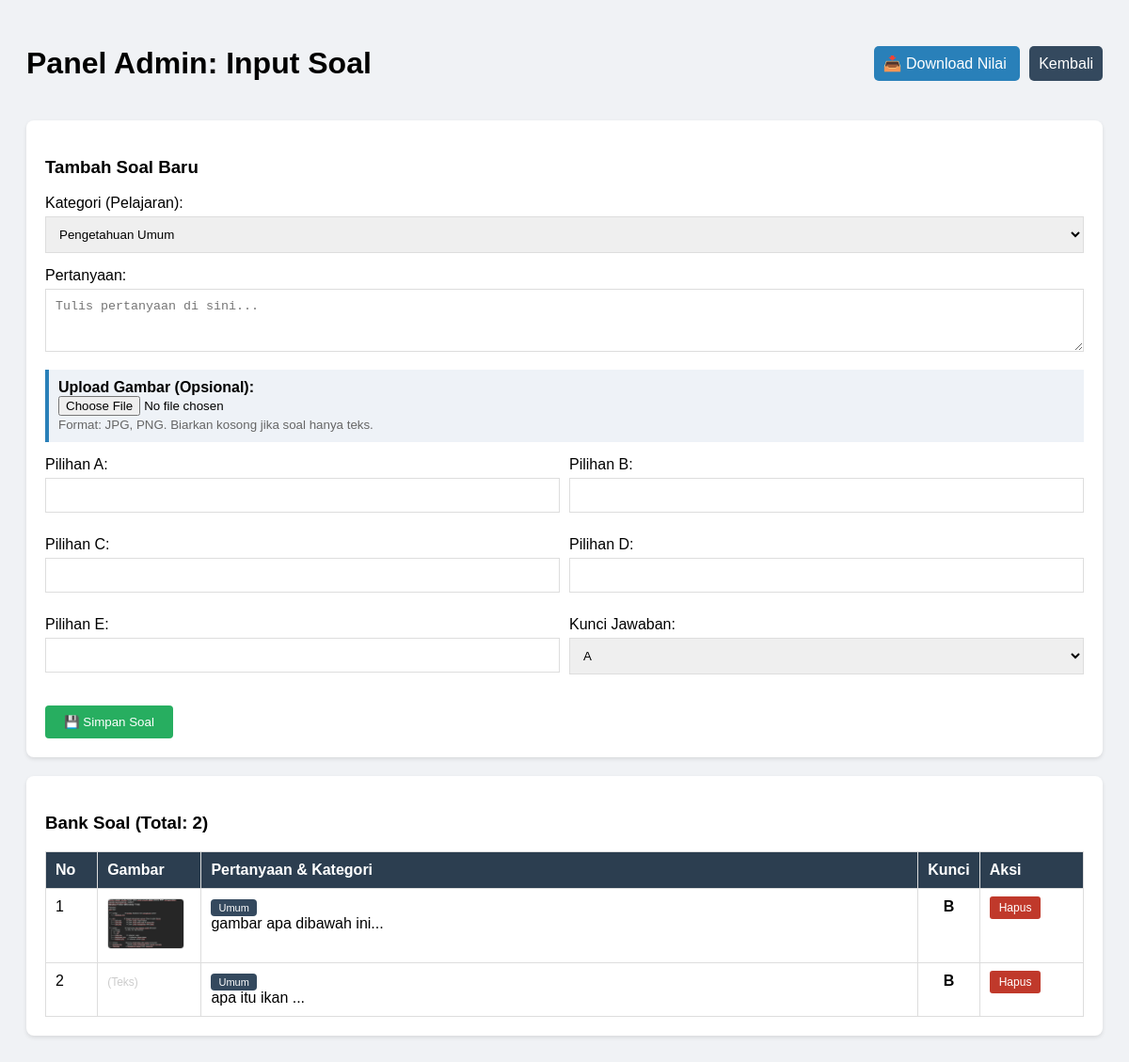
The page /admin_soal.php (signed in) on the database its author committed.
### tables this page shows
CREATE TABLE `soal` (
  `id_soal` int(11) NOT NULL,
  `pertanyaan` text NOT NULL,
  `gambar` varchar(255) DEFAULT NULL,
  `pilihan_a` text NOT NULL,
  `pilihan_b` text NOT NULL,
  `pilihan_c` text NOT NULL,
  `pilihan_d` text NOT NULL,
  `pilihan_e` text NOT NULL,
  `kunci_jawaban` enum('A','B','C','D','E') NOT NULL,
  `kategori` varchar(50) DEFAULT NULL
);

### src/Admin.php (called while the page is built, shortened)
<?php
class Admin {
    private $db;
    private $table_name = "soal";
    public function __construct($db_connection) {
        $this->db = $db_connection;
    }
    public function getAllSoal() {
        $query = "SELECT * FROM " . $this->table_name . " ORDER BY id_soal DESC";
        $stmt = $this->db->prepare($query);
        $stmt->execute();
        return $stmt->fetchAll(PDO::FETCH_ASSOC);
    }
}
?>

### public/admin_soal.php (the view, shortened to what this page needs)
<?php
require_once '../src/Admin.php';
$database = new Database();
$db = $database->getConnection();
$admin = new Admin($db);
$daftar_soal = $admin->getAllSoal();
?>
<!DOCTYPE html>
<html>
<head>
</head>
<body>
    <div style="display:flex; justify-content:space-between; align-items:center; margin-bottom: 20px;">
        <h1>Panel Admin: Input Soal</h1>
        <div>
            <a href="export_excel.php" style="background:#2980b9; color:white; padding:10px; text-decoration:none; border-radius:5px; margin-right: 10px;">
                📥 Download Nilai
            </a>
            <a href="dashboard.php" style="background:#34495e; color:white; padding:10px; text-decoration:none; border-radius:5px;">Kembali</a>
        </div>
    </div>
    <div class="box">
        <h3>Tambah Soal Baru</h3>
        <form method="POST" enctype="multipart/form-data">
            <label>Kategori (Pelajaran):</label>
            <select name="kategori" required>
                <option value="Umum">Pengetahuan Umum</option>
            </select>
            <label>Pertanyaan:</label>
            <textarea name="pertanyaan" rows="3" required placeholder="Tulis pertanyaan di sini..."></textarea>
            <div style="background: #eef2f7; padding: 10px; border-left: 4px solid #2980b9; margin-bottom: 15px;">
                <label style="font-weight: bold;">Upload Gambar (Opsional):</label><br>
                <input type="file" name="foto_soal" accept="image/*">
                <br><small style="color: #666;">Format: JPG, PNG. Biarkan kosong jika soal hanya teks.</small>
            </div>
            <div style="display: grid; grid-template-columns: 1fr 1fr; gap: 10px;">
                <div><label>Pilihan A:</label><input type="text" name="pilihan_a" required></div>
                <div><label>Pilihan B:</label><input type="text" name="pilihan_b" required></div>
                <div><label>Pilihan C:</label><input type="text" name="pilihan_c" required></div>
                <div><label>Pilihan D:</label><input type="text" name="pilihan_d" required></div>
                <div><label>Pilihan E:</label><input type="text" name="pilihan_e" required></div>
                <div>
                    <label>Kunci Jawaban:</label>
                    <select name="kunci_jawaban">
                        <option value="A">A</option><option value="B">B</option>
                    </select>
                </div>
            </div>
            <br>
            <button type="submit" name="tambah" class="btn-green">💾 Simpan Soal</button>
        </form>
    </div>
    <div class="box">
        <h3>Bank Soal (Total: <?= count($daftar_soal) ?>)</h3>
        <table>
            <thead>
                <tr>
                    <th width="5%">No</th>
                    <th width="10%">Gambar</th>
                    <th>Pertanyaan & Kategori</th>
                    <th width="5%">Kunci</th>
                    <th width="10%">Aksi</th>
                </tr>
            </thead>
            <tbody>
                <?php foreach ($daftar_soal as $i => $s): ?>
                <tr>
                    <td><?= $i+1 ?></td>
                    <td>
                        <?php if (!empty($s['gambar'])): ?>
                            <img src="uploads/<?= $s['gambar'] ?>" class="preview">
                        <?php else: ?>
                            <span style="color:#ccc; font-size:12px;">(Teks)</span>
                        <?php endif; ?>
                    </td>
                    <td>
                        <span class="badge"><?= $s['kategori'] ?></span><br>
                        <?= htmlspecialchars(substr($s['pertanyaan'], 0, 150)) ?>...
                    </td>
                    <td style="text-align:center; font-weight:bold;"><?= $s['kunci_jawaban'] ?></td>
                    <td>
                        <a href="?hapus=<?= $s['id_soal'] ?>" class="btn-red" onclick="return confirm('Yakin hapus soal ini?')">Hapus</a>
                    </td>
                </tr>
                <?php endforeach; ?>
            </tbody>
        </table>
    </div>
</body>
</html>

### public/admin_soal.php (style rules this page uses)
body { font-family: sans-serif; padding: 20px; background: #f0f2f5; }
.box { background: white; padding: 20px; border-radius: 8px; margin-bottom: 20px; box-shadow: 0 2px 4px rgba(0,0,0,0.1); }
input[type="text"], textarea, select { width: 100%; padding: 10px; margin: 5px 0 15px; border: 1px solid #ddd; box-sizing: border-box; }
.btn-green { background: #27ae60; color: white; border: none; padding: 10px 20px; cursor: pointer; border-radius: 4px; }
.btn-red { background: #c0392b; color: white; text-decoration: none; padding: 5px 10px; border-radius: 3px; font-size: 12px; }
.badge { background: #34495e; color: white; padding: 3px 8px; font-size: 11px; border-radius: 4px; }
table { width: 100%; border-collapse: collapse; }
th, td { border: 1px solid #ddd; padding: 10px; text-align: left; vertical-align: top; }
th { background: #2c3e50; color: white; }
img.preview { max-width: 80px; max-height: 80px; border: 1px solid #ddd; border-radius: 4px; }

### rows shown on the page
soal: gambar (picture), kategori "Umum", pertanyaan "gambar apa dibawah ini", kunci_jawaban "B"
soal: shows "(Teks)", kategori "Umum", pertanyaan "apa itu ikan", kunci_jawaban "B"

### other values the page prints
count($daftar_soal) "2"
